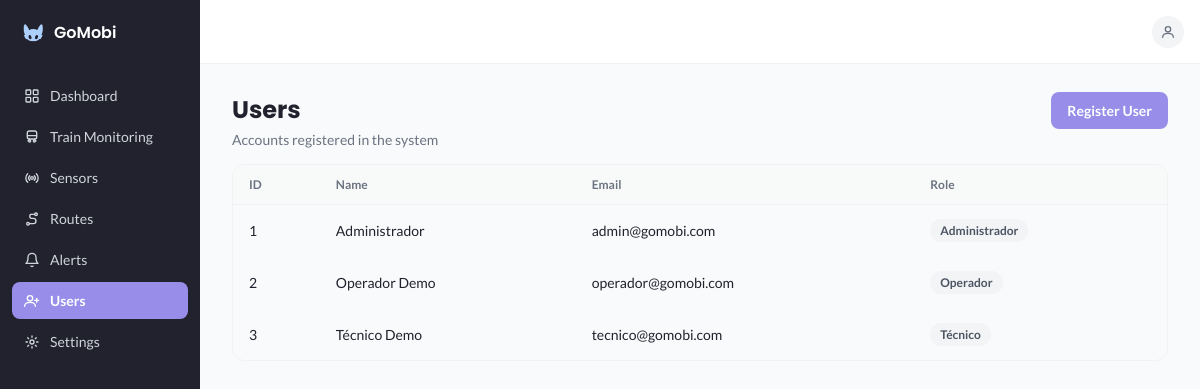
The app's page /usuarios/index.php (signed in) with its own data.
### tables this page shows
CREATE TABLE IF NOT EXISTS usuario (
  id     INT UNSIGNED NOT NULL AUTO_INCREMENT,
  nome   VARCHAR(100) NOT NULL,
  login  VARCHAR(100) NOT NULL,
  senha  VARCHAR(255) NOT NULL,
  papel  ENUM('administrador', 'operador', 'tecnico') NOT NULL,
  PRIMARY KEY (id),
  UNIQUE KEY uq_usuario_login (login)
);

### includes/proteger.php (called while the page is built, shortened)
<?php
if (!function_exists('h')) {
    function h($texto): string
    {
        return htmlspecialchars((string) $texto, ENT_QUOTES, 'UTF-8');
    }
}

### usuarios/index.php (the view, shortened to what this page needs)
<?php
require __DIR__ . '/../config/conexao.php';
require __DIR__ . '/../includes/layout_inicio.php';
$usuarios = [];
$res = $conexao->query('SELECT id, nome, login, papel FROM usuario ORDER BY nome');
if ($res) {
    while ($linha = $res->fetch_assoc()) { $usuarios[] = $linha; }
}
?>
        <div class="sensors-header">
          <div>
            <h1 class="page-title">Users</h1>
            <p class="page-subtitle">Accounts registered in the system</p>
          </div>
          <a class="btn btn-primary" href="cadastrar.php">Register User</a>
        </div>
        <div class="table-wrap">
          <table>
            <thead><tr><th>ID</th><th>Name</th><th>Email</th><th>Role</th></tr></thead>
            <tbody>
<?php foreach ($usuarios as $u): ?>
              <tr>
                <td><?= (int) $u['id'] ?></td><td><?= h($u['nome']) ?></td><td><?= h($u['login']) ?></td>
                <td><span class="badge badge-viewer"><?= h(PAPEIS[$u['papel']] ?? $u['papel']) ?></span></td>
              </tr>
<?php endforeach; ?>
            </tbody>
          </table>
        </div>
<?php require __DIR__ . '/../includes/layout_fim.php'; ?>

### assets/css/style.css (style rules this page uses)
:root { --azul-claro: #acd1fd; --roxo-claro: #988ee9; --roxo-hover: #847ade; --azul-escuro: #21222d; --branco: #ffffff; --cinza-fundo: #f9fafb; --cinza-borda: #e5e7eb; --cinza-texto: #6b7280; --vermelho: #ef4444; --verde: #10b981; --amarelo: #f59e0b; }
* { box-sizing: border-box; margin: 0; padding: 0; }
body { font-family: 'Lato', sans-serif; color: var(--azul-escuro); background-color: var(--branco); -webkit-font-smoothing: antialiased; }
h1, h2, h3, h4 { font-family: 'Poppins', sans-serif; }
a { text-decoration: none; color: inherit; }
.btn { display: inline-flex; align-items: center; justify-content: center; gap: 6px; padding: 10px 16px; font-size: 14px; font-weight: 600; border-radius: 8px; transition: background-color 0.15s; }
.btn-primary { background-color: var(--roxo-claro); color: var(--branco); }
.page-title { font-size: 24px; font-weight: 700; }
.page-subtitle { font-size: 14px; color: var(--cinza-texto); margin-top: 4px; }
.badge { display: inline-flex; align-items: center; gap: 6px; padding: 4px 10px; border-radius: 999px; font-size: 12px; font-weight: 600; }
.badge-viewer { background-color: #f3f4f6; color: #4b5563; }
.sensors-header { display: flex; flex-wrap: wrap; align-items: flex-start; justify-content: space-between; gap: 12px; }
.table-wrap { margin-top: 16px; overflow-x: auto; border: 1px solid #f1f2f5; border-radius: 12px; }
table { width: 100%; min-width: 720px; border-collapse: collapse; text-align: left; }
thead tr { border-bottom: 1px solid #f1f2f5; background-color: #f9fafb99; }
th { padding: 12px 16px; font-size: 12px; font-weight: 600; color: var(--cinza-texto); white-space: nowrap; }
tbody tr { border-bottom: 1px solid #f9fafb; }
tbody tr:last-child { border-bottom: none; }
td { padding: 14px 16px; font-size: 14px; white-space: nowrap; }

### records on screen
usuario: id "1", nome "Administrador", login "admin@gomobi.com", papel "Administrador"
usuario: id "2", nome "Operador Demo", login "operador@gomobi.com", papel "Operador"
usuario: id "3", nome "Técnico Demo", login "tecnico@gomobi.com", papel "Técnico"

### other values on screen
$item['rotulo'] "Dashboard"
$item['rotulo'] "Train Monitoring"
$item['rotulo'] "Sensors"
$item['rotulo'] "Routes"
$item['rotulo'] "Alerts"
$item['rotulo'] "Users"
$item['rotulo'] "Settings"
